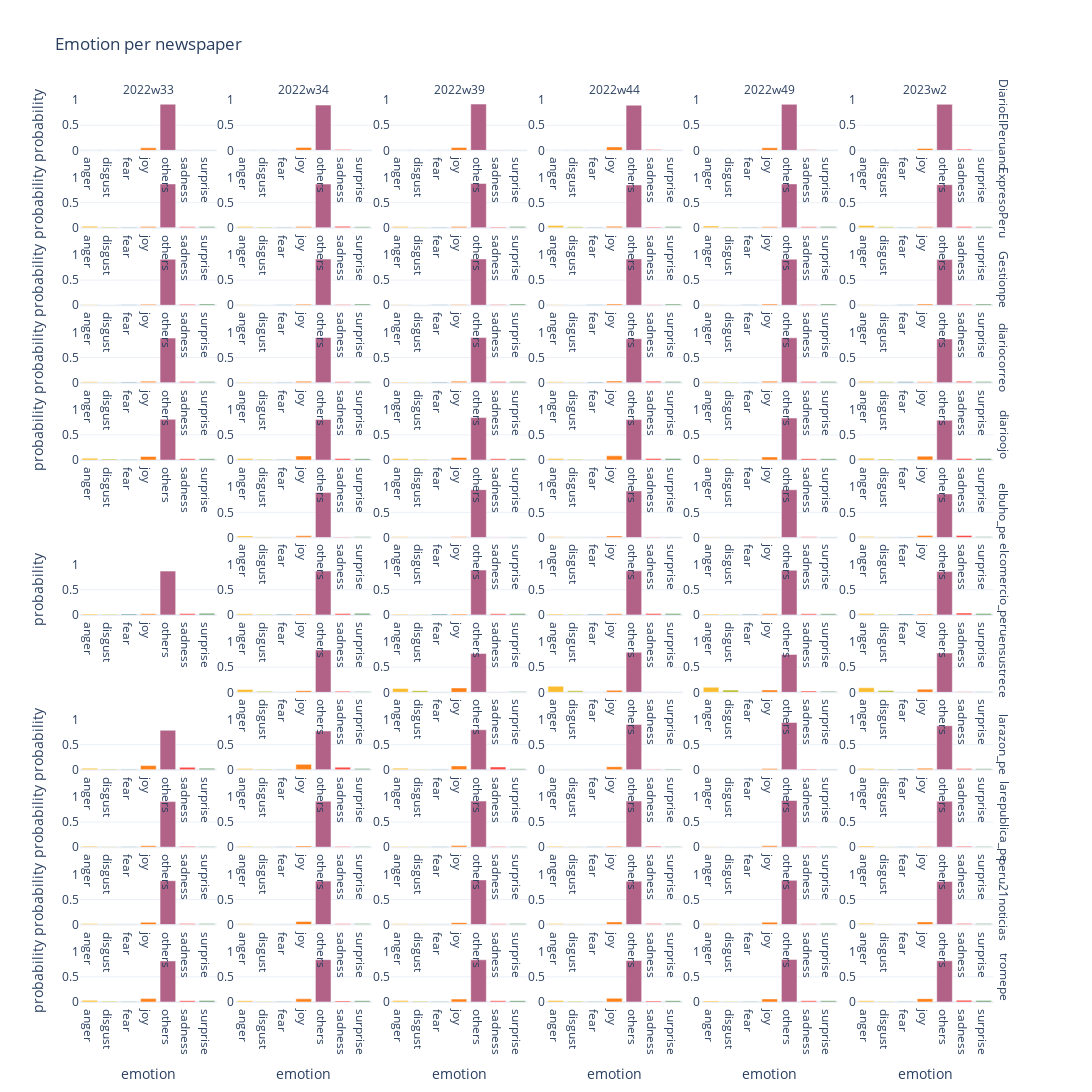

This figure's notebook cell:
### Code cell
fig = px.bar(
    emotion_prob,
    x="emotion",
    y="probability",
    facet_row="newspaper",
    facet_col="year_week",
    color="emotion",
    color_discrete_sequence=gruvbox_colors,
    title="Emotion per newspaper",
    height=2100,
    width=2100
    )

fig.for_each_annotation(lambda a: a.update(text=f"{a.text.split('=')[-1]}"))
fig.update_xaxes(matches=None, showticklabels=True)
fig.update_yaxes(showticklabels=True)
fig.update_layout(showlegend=False)

fig.write_html(f"{BASE_DIR}/reports/emotion-prob_bar-{TIME_STAMPS[0]}-{TIME_STAMPS[-1]}.html")

fig.show()
